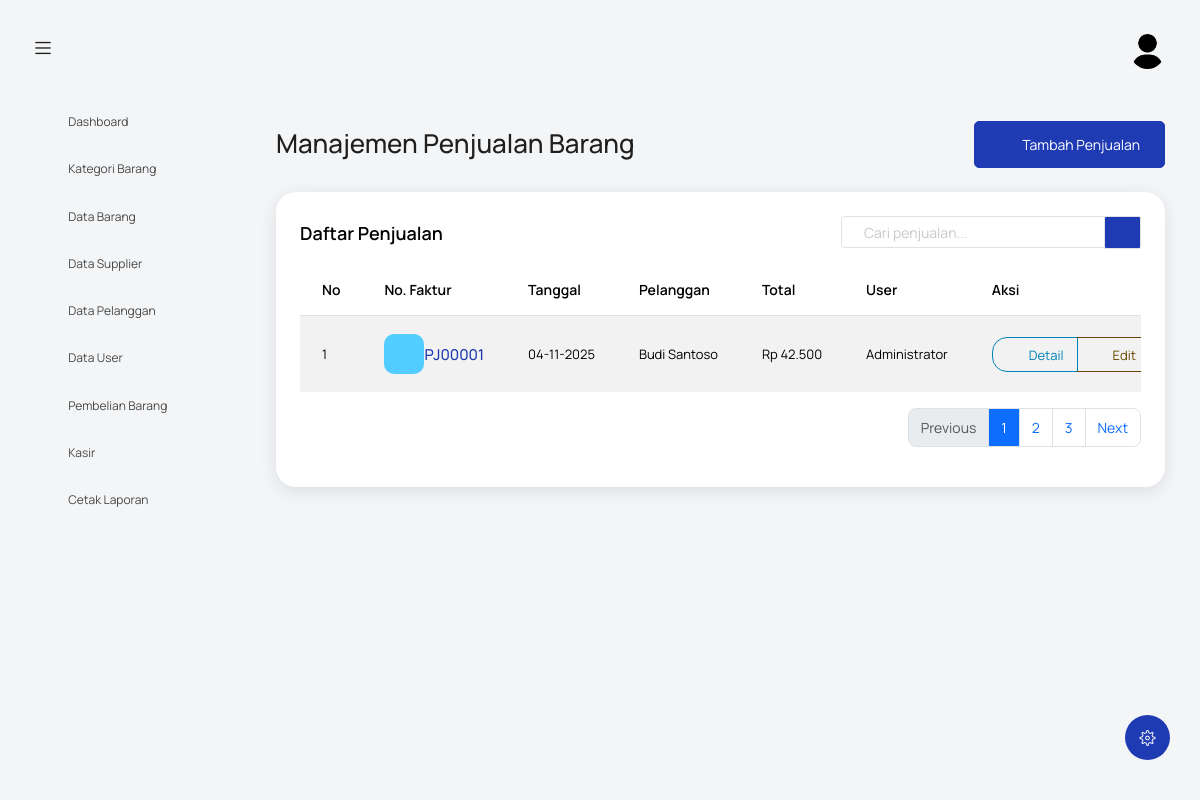
Page /index.php?controller=penjualanBarang&action=index (signed in) on the committed database.
### tables this page shows
CREATE TABLE `penjualan` (
  `id_penjualan` int NOT NULL,
  `no_faktur` varchar(50) DEFAULT NULL,
  `tanggal` date DEFAULT (curdate()),
  `id_pelanggan` int DEFAULT NULL,
  `total` decimal(15,2) DEFAULT '0.00',
  `id_user` int DEFAULT NULL
);

CREATE TABLE `pelanggan` (
  `id_pelanggan` int NOT NULL,
  `nama_pelanggan` varchar(150) DEFAULT NULL,
  `alamat` text,
  `no_hp` varchar(20) DEFAULT NULL
);

CREATE TABLE `users` (
  `id_user` int NOT NULL,
  `username` varchar(50) NOT NULL,
  `password` varchar(255) NOT NULL,
  `nama_lengkap` varchar(100) DEFAULT NULL,
  `role` enum('admin','kasir','owner') DEFAULT 'kasir',
  `created_at` timestamp NULL DEFAULT CURRENT_TIMESTAMP
);

### controllers/PenjualanBarangController.php (called while the page is built, shortened)
<?php
require_once 'models/PenjualanBarangModel.php';
class PenjualanBarangController {
    private $model;
    public function __construct() {
        $this->model = new PenjualanBarangModel();
    }
    public function index() {
        $penjualan = $this->model->getAll();
        include 'views/penjualan/index.php';
    }
}
?>

### models/PenjualanBarangModel.php (called while the page is built, shortened)
<?php
require_once 'config/koneksi.php';
class PenjualanBarangModel {
    private $conn;
    private $table_penjualan = 'penjualan';
    private $table_pelanggan = 'pelanggan';
    public function __construct() {
        $database = new Database();
        $this->conn = $database->getConnection();
    }
    public function getAll() {
        $query = "SELECT p.*, pl.nama_pelanggan, u.nama_lengkap as nama_user
                  FROM " . $this->table_penjualan . " p
                  LEFT JOIN " . $this->table_pelanggan . " pl ON p.id_pelanggan = pl.id_pelanggan
                  LEFT JOIN users u ON p.id_user = u.id_user
                  ORDER BY p.tanggal DESC, p.no_faktur DESC";
        $stmt = $this->conn->prepare($query);
        $stmt->execute();
        return $stmt->fetchAll(PDO::FETCH_ASSOC);
    }
}
?>

### config/koneksi.php (called while the page is built, shortened)
<?php
class Database {
    private $host = "localhost";
    private $username = "root";
    private $password = "";
    private $database = "agro_tani";
    public function getConnection() {
        $this->conn = null;
        try {
            $this->conn = new PDO("mysql:host=" . $this->host . ";dbname=" . $this->database, $this->username, $this->password);
            $this->conn->exec("set names utf8");
            $this->conn->setAttribute(PDO::ATTR_ERRMODE, PDO::ERRMODE_EXCEPTION);
            $this->conn->setAttribute(PDO::ATTR_DEFAULT_FETCH_MODE, PDO::FETCH_ASSOC);
        } catch(PDOException $exception) {
            error_log("Database connection error: " . $exception->getMessage());
            echo "Koneksi database gagal: " . $exception->getMessage();
        }
        return $this->conn;
    }
}
?>

### views/penjualan/index.php (the view, shortened to what this page needs)
<?php include('template/header.php'); ?>
<body>
  <div class="container-scroller">
    <?php include 'template/navbar.php'; ?>
    <div class="container-fluid page-body-wrapper">
      <?php include 'template/setting_panel.php'; ?>
      <?php include 'template/sidebar.php'; ?>
      <div class="main-panel">
        <div class="content-wrapper">
          <div class="row">
            <div class="col-sm-12">
              <div class="d-flex justify-content-between align-items-center mb-4">
                <div>
                  <h2 class="mb-1">Manajemen Penjualan Barang</h2>
                </div>
                <?php if ($_SESSION['role'] === 'admin' || $_SESSION['role'] === 'kasir'): ?>
                  <a href="index.php?controller=penjualanBarang&action=tambah" class="btn btn-primary btn-icon-text">
                    <i class="mdi mdi-plus btn-icon-prepend"></i> Tambah Penjualan
                  </a>
                <?php endif; ?>
              </div>
            </div>
          </div>
          <div class="row">
            <div class="col-12">
              <div class="card">
                <div class="card-body">
                  <div class="d-flex justify-content-between align-items-center mb-3">
                    <h4 class="card-title mb-0">Daftar Penjualan</h4>
                    <div class="d-flex">
                      <div class="input-group" style="width: 300px;">
                        <input type="text" class="form-control" placeholder="Cari penjualan...">
                        <div class="input-group-append">
                          <span class="input-group-text bg-primary text-white"><i class="mdi mdi-magnify"></i></span>
                        </div>
                      </div>
                    </div>
                  </div>
                  <div class="table-responsive mt-3">
                    <table class="table table-hover table-striped">
                      <thead class="thead-light">
                        <tr>
                          <th width="5%">No</th>
                          <th>No. Faktur</th>
                          <th>Tanggal</th>
                          <th>Pelanggan</th>
                          <th>Total</th>
                          <th>User</th>
                          <th width="20%">Aksi</th>
                        </tr>
                      </thead>
                      <tbody>
                        <?php if (!empty($penjualan)): ?>
                          <?php $no = 1; foreach ($penjualan as $item): ?>
                            <tr>
                              <td><?php echo $no++; ?></td>
                              <td>
                                <div class="d-flex align-items-center">
                                  <div class="mr-2">
                                    <div class="icon-rounded bg-info text-white d-flex align-items-center justify-content-center" style="width: 40px; height: 40px; border-radius: 10px;">
                                      <i class="mdi mdi-receipt"></i>
                                    </div>
                                  </div>
                                  <div>
                                    <h6 class="mb-0 text-primary"><?php echo htmlspecialchars($item['no_faktur']); ?></h6>
                                  </div>
                                </div>
                              </td>
                              <td><?php echo date('d-m-Y', strtotime($item['tanggal'])); ?></td>
                              <td><?php echo htmlspecialchars($item['nama_pelanggan']); ?></td>
                              <td>Rp <?php echo number_format($item['total'], 0, ',', '.'); ?></td>
                              <td><?php echo htmlspecialchars($item['nama_user']); ?></td>
                              <td>
                                <div class="btn-group" role="group">
                                  <a href="index.php?controller=penjualanBarang&action=detail&id=<?php echo $item['id_penjualan']; ?>"
                                     class="btn btn-sm btn-outline-info btn-icon-text" title="Lihat Detail">
                                    <i class="mdi mdi-eye btn-icon-prepend"></i> Detail
                                  </a>
                                  <?php if ($_SESSION['role'] === 'admin'): ?>
                                    <a href="index.php?controller=penjualanBarang&action=edit&id=<?php echo $item['id_penjualan']; ?>"
                                       class="btn btn-sm btn-outline-warning btn-icon-text" title="Edit">
                                      <i class="mdi mdi-file-edit btn-icon-prepend"></i> Edit
                                    </a>
                                  <?php endif; ?>
                                </div>
                              </td>
                            </tr>
                          <?php endforeach; ?>
                        <?php endif; ?>
                      </tbody>
                    </table>
                  </div>
                  <?php if (!empty($penjualan)): ?>
                    <nav aria-label="Page navigation">
                      <ul class="pagination justify-content-end mt-3">
                        <li class="page-item disabled">
                          <a class="page-link" href="#" tabindex="-1">Previous</a>
                        </li>
                        <li class="page-item active"><a class="page-link" href="#">1</a></li>
                        <li class="page-item"><a class="page-link" href="#">2</a></li>
                        <li class="page-item"><a class="page-link" href="#">3</a></li>
                        <li class="page-item">
                          <a class="page-link" href="#">Next</a>
                        </li>
                      </ul>
                    </nav>
                  <?php endif; ?>
                </div>
              </div>
            </div>
          </div>
        </div>
      </div>
    </div>
  </div>
</body>
</html>

### rows in the picture
penjualan: no_faktur "PJ00001", tanggal "04-11-2025", id_pelanggan.nama_pelanggan "Budi Santoso", total "42.500", id_user.nama_lengkap "Administrator"
